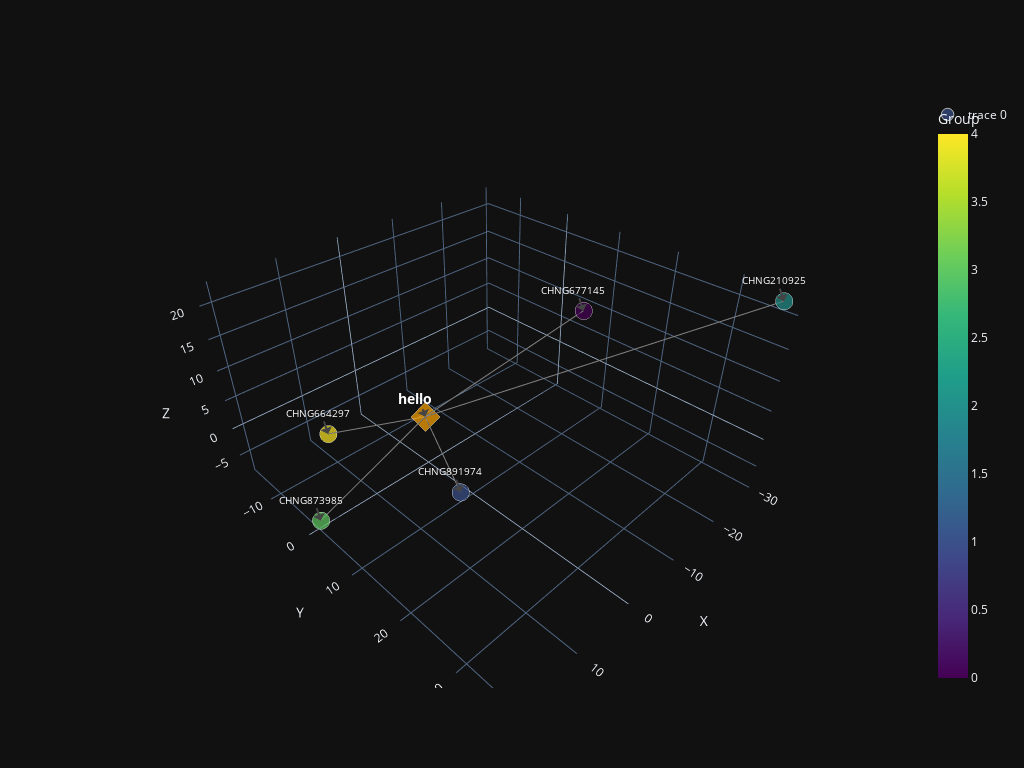

Notebook code for this chart:
### Markdown cell above
### Prepare data for visualization

### Code cell
# Prepare data for visualization
groups = np.argmax(pca_result_50, axis=1)
import plotly.graph_objects as go

points = []

for position, document, metadata, id, group in zip(tsne_pca_results.tolist(), data["documents"], data["metadatas"], data["ids"], groups.tolist()):
    point = {
        'position_x': position[0],
        'position_y': position[1],
        'position_z': position[2],
        'document': document,
        'metadata': metadata,
        'id': id,
        'group': group
    }
    points.append(point)

# Add a point to identify the search
search_point = {
    'position_x': search_vector[0],
    'position_y': search_vector[1],
    'position_z': search_vector[2],
    'document': search_text,
    'metadata': None,
    'id': f'<b style="font-size: 14px">{search_text}</b>',
    'group': 0
}

points.append(search_point)

# Define traces
traces = []

# add search results trace
traces.append(
    go.Scatter3d(
        x=[point['position_x'] for point in points],
        y=[point['position_y'] for point in points],
        z=[point['position_z'] for point in points],
        mode='markers',
        marker=dict(
            color=[point['group'] if point != search_point else 'orange' for point in points],
            symbol=['circle' if point != search_point else 'diamond' for point in points],  # Set symbol as 'x' for the search point
            size=[12] * (len(points) - 1) + [15],
            colorscale='Viridis',
            colorbar=dict(title='Group')
        ),
        customdata=[(point['id'], point['document'], point['group']) for point in points],
        hovertemplate=
            '<b>ID:</b> %{customdata[0]}<br>'
            '<b>Document:</b> %{customdata[1]}<br>'
            '<b>Group:</b> %{customdata[2]}<br>'
            '<extra></extra>',
    )
)

# Add relationships trace
for point in points:
    traces.append(
        go.Scatter3d(x=[search_point['position_x'],point['position_x']],
             y=[search_point['position_y'],point['position_y']],
             z=[search_point['position_z'],point['position_z']],
             name="V0",
             legendgroup="V0",
             showlegend=False,
             mode="lines",
             line=dict(color="grey"))
    )

# Add traces to figure
fig = go.Figure(data=traces)

# Add annotations for ID labels
annotations = []
font_size = 10
for point in points:
    annotation = go.layout.scene.Annotation(
        x=point['position_x'],
        y=point['position_y'],
        z=point['position_z'],
        xanchor='center',
        yanchor='top',
        text=point['id'],
        showarrow=True,
        font=dict(size=font_size, color='white')
    )
    annotations.append(annotation)

# Set plot layout options
fig.update_layout(
    scene=dict(
        xaxis=dict(title='X'),
        yaxis=dict(title='Y'),
        zaxis=dict(title='Z'),
    ),
    width=1024,
    height=768,
    template='plotly_dark',
    scene_annotations=annotations,
)

fig.show()

### Figure 1 — Plotly figure (JSON) as saved in the notebook; plotly's stock layout.template omitted (floating-point values rounded to 4 significant figures)
{"data": [{"customdata": [["CHNG891974", "CHNG891974: Recent deployment on tquyonodeweb for manifest ID tquyonodeweb-062723110951795046", 1], ["CHNG677145", "CHNG677145: Recent deployment on waabhnodeserv for manifest ID waabhnodeserv-062723110951795466", 0], ["CHNG873985", "CHNG873985: Recent deployment on qahznserv for manifest ID qahznserv-062723110951796715", 3], ["CHNG664297", "CHNG664297: Recent deployment on qahznserv for manifest ID qahznserv-062723110951800006", 4], ["CHNG210925", "CHNG210925: Recent deployment on qahznserv for manifest ID qahznserv-062723110951797500", 2], ["<b style=\"font-size: 14px\">hello</b>", "hello", 0]], "hovertemplate": "<b>ID:</b> %{customdata[0]}<br><b>Document:</b> %{customdata[1]}<br><b>Group:</b> %{customdata[2]}<br><extra></extra>", "marker": {"color": [1, 0, 3, 4, 2, "orange"], "colorbar": {"title": {"text": "Group"}}, "colorscale": [[0, "#440154"], [0.1111, "#482878"], [0.2222, "#3e4989"], [0.3333, "#31688e"], [0.4444, "#26828e"], [0.5556, "#1f9e89"], [0.6667, "#35b779"], [0.7778, "#6ece58"], [0.8889, "#b5de2b"], [1, "#fde725"]], "size": [12, 12, 12, 12, 12, 15], "symbol": ["circle", "circle", "circle", "circle", "circle", "diamond"]}, "mode": "markers", "type": "scatter3d", "x": [9.99, -15.22, 20.11, 7.63, -28.95, 0.03064], "y": [18.64, 16.02, 1.163, -15.9, 36.48, -0.00623], "z": [3.735, 18.07, -6.369, -7.93, 22.01, -0.002122]}, {"legendgroup": "V0", "line": {"color": "grey"}, "mode": "lines", "name": "V0", "showlegend": false, "type": "scatter3d", "x": [0.03064, 9.99], "y": [-0.00623, 18.64], "z": [-0.002122, 3.735]}, {"legendgroup": "V0", "line": {"color": "grey"}, "mode": "lines", "name": "V0", "showlegend": false, "type": "scatter3d", "x": [0.03064, -15.22], "y": [-0.00623, 16.02], "z": [-0.002122, 18.07]}, {"legendgroup": "V0", "line": {"color": "grey"}, "mode": "lines", "name": "V0", "showlegend": false, "type": "scatter3d", "x": [0.03064, 20.11], "y": [-0.00623, 1.163], "z": [-0.002122, -6.369]}, {"legendgroup": "V0", "line": {"color": "grey"}, "mode": "lines", "name": "V0", "showlegend": false, "type": "scatter3d", "x": [0.03064, 7.63], "y": [-0.00623, -15.9], "z": [-0.002122, -7.93]}, {"legendgroup": "V0", "line": {"color": "grey"}, "mode": "lines", "name": "V0", "showlegend": false, "type": "scatter3d", "x": [0.03064, -28.95], "y": [-0.00623, 36.48], "z": [-0.002122, 22.01]}, {"legendgroup": "V0", "line": {"color": "grey"}, "mode": "lines", "name": "V0", "showlegend": false, "type": "scatter3d", "x": [0.03064, 0.03064], "y": [-0.00623, -0.00623], "z": [-0.002122, -0.002122]}], "layout": {"height": 768, "scene": {"annotations": [{"font": {"color": "white", "size": 10}, "showarrow": true, "text": "CHNG891974", "x": 9.99, "xanchor": "center", "y": 18.64, "yanchor": "top", "z": 3.735}, {"font": {"color": "white", "size": 10}, "showarrow": true, "text": "CHNG677145", "x": -15.22, "xanchor": "center", "y": 16.02, "yanchor": "top", "z": 18.07}, {"font": {"color": "white", "size": 10}, "showarrow": true, "text": "CHNG873985", "x": 20.11, "xanchor": "center", "y": 1.163, "yanchor": "top", "z": -6.369}, {"font": {"color": "white", "size": 10}, "showarrow": true, "text": "CHNG664297", "x": 7.63, "xanchor": "center", "y": -15.9, "yanchor": "top", "z": -7.93}, {"font": {"color": "white", "size": 10}, "showarrow": true, "text": "CHNG210925", "x": -28.95, "xanchor": "center", "y": 36.48, "yanchor": "top", "z": 22.01}, {"font": {"color": "white", "size": 10}, "showarrow": true, "text": "<b style=\"font-size: 14px\">hello</b>", "x": 0.03064, "xanchor": "center", "y": -0.00623, "yanchor": "top", "z": -0.002122}], "xaxis": {"title": {"text": "X"}}, "yaxis": {"title": {"text": "Y"}}, "zaxis": {"title": {"text": "Z"}}}, "width": 1024}}
